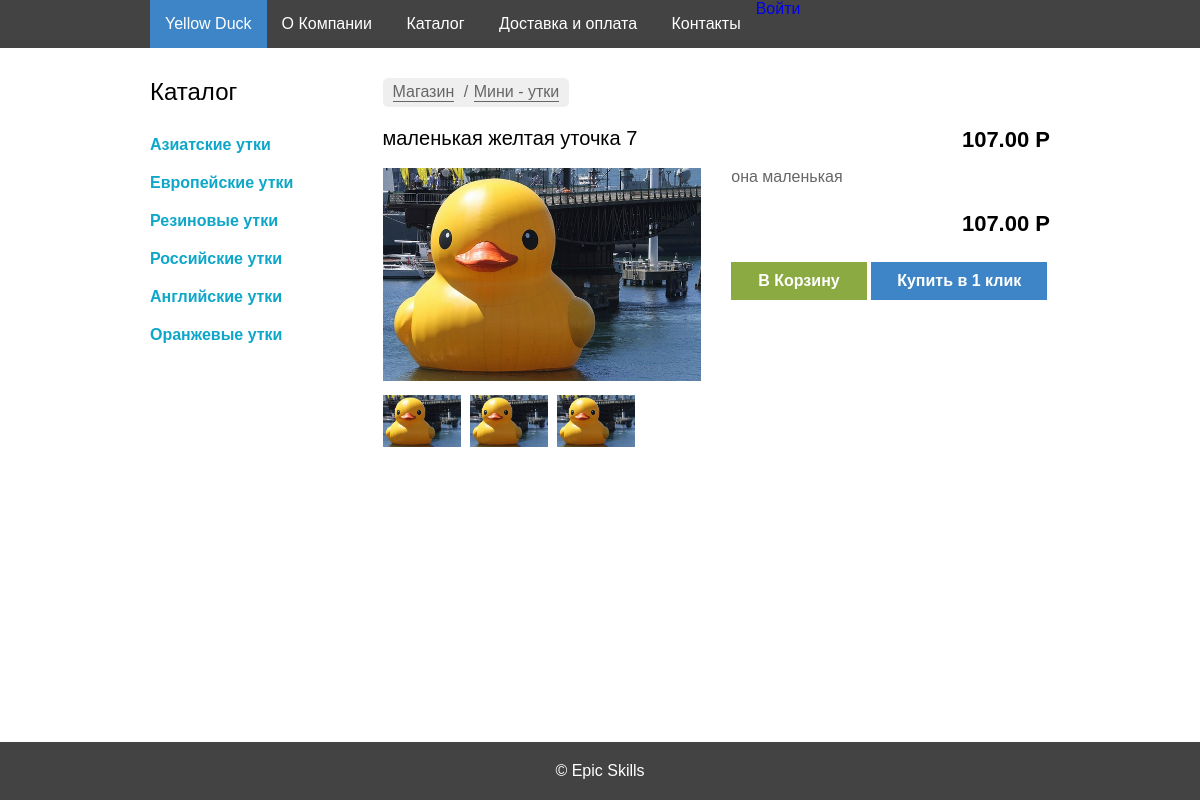
Screenshot of /product/?id=24 with the database file from the repository.
### tables this page shows
CREATE TABLE `categories` ( 
	`id` Int( 11 ) AUTO_INCREMENT NOT NULL, 
	`title` VarChar( 255 ) NOT NULL,
	 PRIMARY KEY ( `id` )
 )
CHARACTER SET = utf8
COLLATE = utf8_general_ci;

CREATE TABLE `products` ( 
	`id` Int( 11 ) AUTO_INCREMENT NOT NULL, 
	`title` VarChar( 255 ) NOT NULL, 
	`description` Text NULL, 
	`price` Double( 7, 2 ) NOT NULL, 
	`image_id` Int( 11 ) NOT NULL DEFAULT '1', 
	`created_at` DateTime NULL, 
	`updated_at` DateTime NOT NULL, 
	`category_id` Int( 11 ) NULL,
	 PRIMARY KEY ( `id` )
 )
CHARACTER SET = utf8
COLLATE = utf8_general_ci;

CREATE TABLE `images` ( 
	`id` Int( 11 ) AUTO_INCREMENT NOT NULL, 
	`photo` VarChar( 255 ) NOT NULL, 
	`created_at` DateTime NULL, 
	`updated_at` DateTime NULL,
	 PRIMARY KEY ( `id` )
 )
CHARACTER SET = utf8
COLLATE = utf8_general_ci;

### src/autoload.php (called while the page is built, shortened)
<?php
function autoload($className) {
    $src_path = __DIR__ . '/../src/';
    $className = ltrim($className, '\\');
    $fileName  = '';
    if ($lastNsPos = strrpos($className, '\\')) {
        $namespace = substr($className, 0, $lastNsPos);
        $className = substr($className, $lastNsPos + 1);
        $fileName  = str_replace('\\', DIRECTORY_SEPARATOR, $namespace) . DIRECTORY_SEPARATOR;
    }
    $fileName .= str_replace('_', DIRECTORY_SEPARATOR, $className) . '.php';
}

### src/App/DB/Connection.php (called while the page is built, shortened)
<?php
class Connection {
    private $connection;
    public function __construct($username,$password) {
        try {
            $this->connection = new \PDO(
                'mysql:host=localhost;dbname=duck_store;charset=utf8',
                $username,
                $password
            );
        } catch (Exception $e) {
            die($e->getMessage());
        }
    }
    public function prepare($sql) {
        return $this->connection->prepare($sql);
    }
}

### src/App/DB/Categories.php (called while the page is built, shortened)
<?php
class Categories {
    public static function getAll(Connection $connection) {
        $cat_stmt = $connection->prepare("SELECT * FROM `categories`");
        $cat_stmt->execute();
        return $cat_stmt->fetchAll(\PDO::FETCH_ASSOC);
    }
}

### src/App/DB/Products.php (called while the page is built, shortened)
<?php
class Products {
    public static function get($id, Connection $connection) {
        $statement = $connection->prepare('SELECT p.id, p.title, p.description, p.price, i.photo
 FROM `products` p INNER JOIN `images` i ON p.image_id = i.id WHERE p.id = :id');
        $statement->execute([':id' => $id]);
        return $statement->fetch(\PDO::FETCH_ASSOC);
    }
}

### src/templates/_menu.php (the view)
<aside class="column column3">
	<h2>Каталог</h2>
	<ul>
        <?php
        foreach($categories as $_category){
            echo "<li><a href='"
                .\App\Utilities\Options::URL
                ."/category/?id="
                .$_category['id']."'>"
                .$_category['title']."</a></li>";
        }
        ?>
	</ul>
</aside>

### src/templates/_item-page.php
<div class=" row clearfix item-heading">
    <h1 class="item-name column column6"><?=$product['title'];?></h1>
    <p class="price column column6"><?=$product['price'];?> P</p>
</div>
<div class="row clearfix">
    <div class="column column6">
        <div class="item-gallery">
           <img src="<?=$product['photo'];?>" alt="уточка">
            <div class="small-images">
                <img src="<?= \App\Utilities\Options::ASSETS_PATH ?>img/item.jpeg" alt="уточка">
                <img src="<?= \App\Utilities\Options::ASSETS_PATH ?>img/item.jpeg" alt="уточка">
                <img src="<?= \App\Utilities\Options::ASSETS_PATH ?>img/item.jpeg" alt="уточка">
            </div>
        </div>
    </div>
    <div class="column column6">
        <p class="item-description">
            <?=$product['description'];?>
        </p>
        <p class="price"><?=$product['price'];?> P</p>
        <div class="order-btns">
            <a href="" class="btn-basket">В Корзину</a>
            <a href="" class="btn-click">Купить в 1 клик</a>
        </div>
    </div>
</div>

### web/css/style.css (style rules this page uses)
* { margin: 0; padding: 0; -webkit-box-sizing: border-box; -moz-box-sizing: border-box; box-sizing: border-box; }
body { background-color: #fff; width: 100%; }
.clearfix::after { content: ''; display: table; clear: both; }
.row { margin-left: -15px; margin-right: -15px; }
.column { position: relative; min-height: 1px; padding-left: 15px; padding-right: 15px; float: left; }
.column3 { width: 25%; }
.column6 { width: 50%; }
a { text-decoration: none; }
li { list-style-type: none; }
p { font-size: 16px; }
h1,h2,h3 { font-weight: normal; }
h2 { font-size: 24px; margin-bottom: 20px; }
nav li,nav li a,.btn-basket { display: inline-block; }
aside a { display: block; color: #0ea7c9; padding: 10px 0; font-size: 16px; font-weight: bold; }
.btn-basket { background-color: #8bab42; color: #fff; padding: 10px 27px; font-weight: bold; }
.item-heading { margin-bottom: 15px; }
.item-heading h1 { margin: 0; float: left; font-size: 20px; font-weight: normal; }
.item-heading p { float: right; }
.price { text-align: right; font-weight: bold; font-size: 22px; }
.item-gallery>img { width: 100%; height: 213px; margin-bottom: 10px; }
.small-images img { width: 78px; margin-right: 5px; }
.item-description { color: #666; margin-bottom: 25px; }
.order-btns { margin-top: 25px; }
.btn-click { display: inline-block; padding: 10px 26px; background-color: #3d85c6; color: #fff; font-weight: bold; }

### rows the page displays
categories: title "Азиатские утки"
categories: title "Европейские утки"
categories: title "Резиновые утки"
categories: title "Российские утки"
categories: title "Английские утки"
categories: title "Оранжевые утки"
products: title "маленькая желтая уточка 7", price "107.00", image.photo (picture), description "она маленькая"
